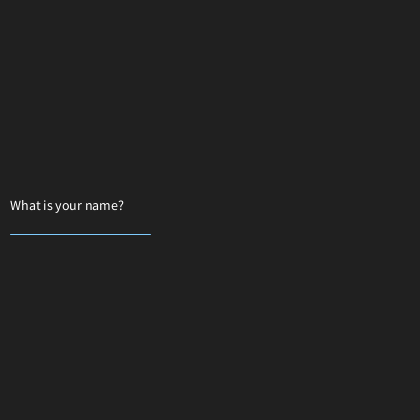
Frame 1 (no input)
Frame 60 (the mouse pressed at the canvas centre just before this capture): identical to frame 1, image omitted
Frame 120 (the mouse held since frame 60 and released just before this capture): identical to frame 1, image omitted

The Processing sketch that drew this single still picture (run headless with seeded random() and noise(); from frame 60 on, the mouse is pressed at the canvas centre):

// Processing sketch: sketch_03_12_Key_Listener
// ── sketch_03_12_Key_Listener.pde
// 1. A char is a single letter. An array is a series
//    of elements of the same data type stored next to
//    each other in memory. An array is declared by adding
//    square brackets, [], after the data-type. An array
//    can be initialized using curly braces if needed, for
//    example: char[] entry = {'A', 'B', 'C'}; .
char[] entry = {};

// 2. A boolean will detect whether or not the user has
//    completed entering their name. Ideally, however, this
//    would couple with a State Machine.
boolean entryCompleted = false;

// 3. A String will hold the entry array once it is submitted
//    by the user.
String name = "";

void setup() {
  size(420, 420);
  background(64);
  textSize(14);
}

void draw() {
  background(32);
  if (!entryCompleted) {
    fill(255);
    text("What is your name?", 10, height / 2.0);
    fill(127, 204, 255);
    stroke(127, 204, 255);
    line(10, height / 2.0 + 24, 150, height / 2.0 + 24);
    text(new String(entry), 10, height / 2.0 + 20);
  } else {
    fill(255, 255, 0);
    text("Your name: " + name, 10, height / 2.0);
  }
}

void keyTyped() {
  if (!entryCompleted) {
    // 4. If the enter key is pressed, then the entry will
    //    be converted to a String and the entryCompleted
    //    boolean will be switched.
    if (key == '\n' || key == '\r') {
      name = new String(entry);
      entryCompleted = true;
      // 5. If the backspace or delete key (represented here
      //    numerically) is pressed, and entry is not an
      //    empty array, then the array will be shortened.
    } else if (key == '\b' || int(key) == 127) {
      if (entry.length > 0) {
        // 6. Removes the last element from the array.
        entry = shorten(entry);
      }
    } else {
      // 7. Adds the requested element to the end of the array.
      entry = append(entry, key);
    }
  }
}
